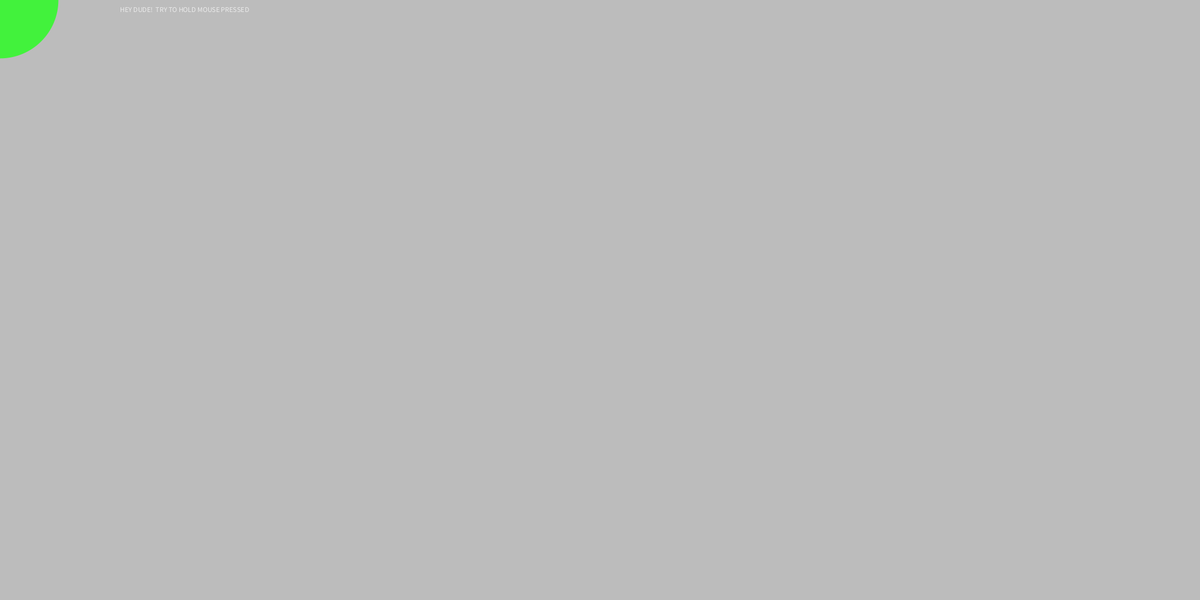
Frame 1 (no input)
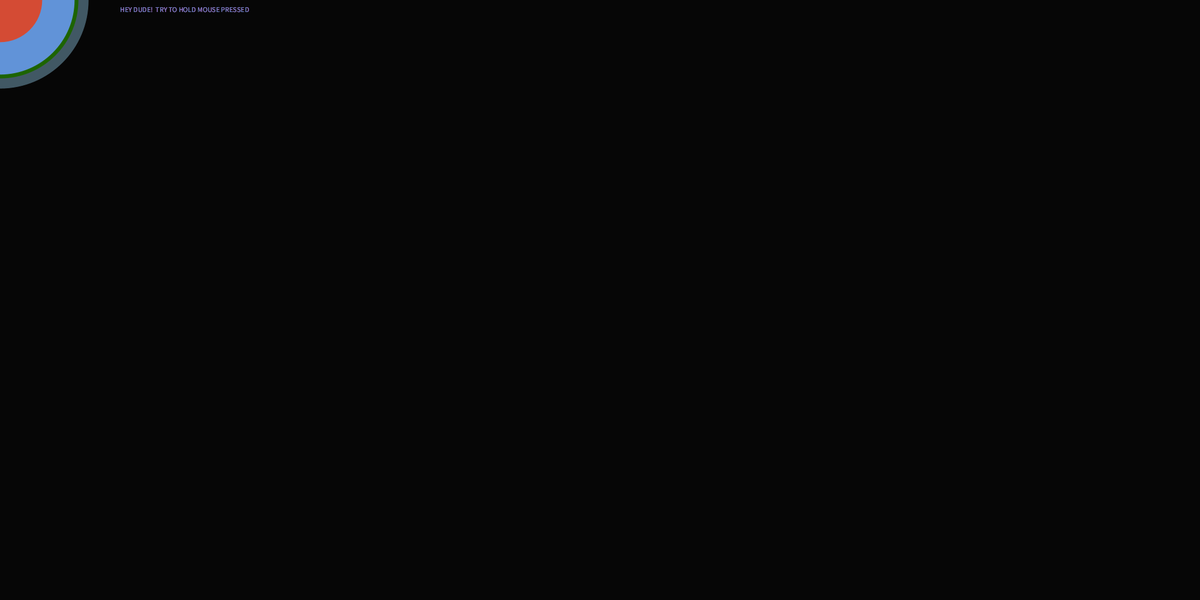
Frame 60 (the mouse pressed at the canvas centre just before this capture)
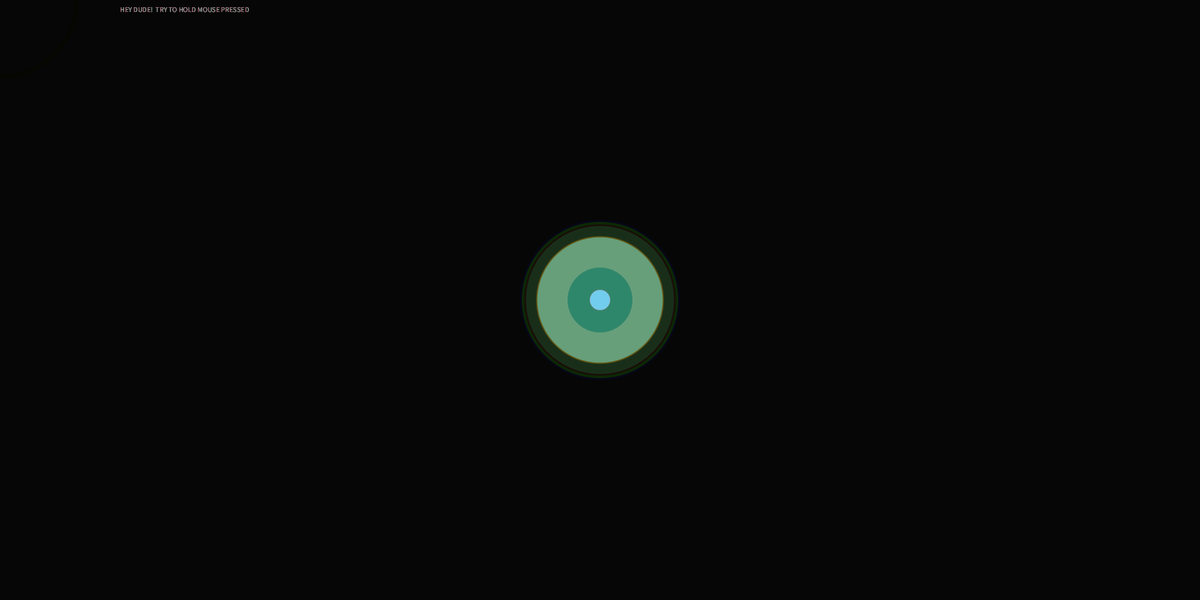
Frame 120 (the mouse held since frame 60 and released just before this capture)

The Processing sketch that drew these frames (run headless with seeded random() and noise(); from frame 60 on, the mouse is pressed at the canvas centre):

// Processing sketch: processing_97651
// ── processing_97651.pde

float mida=random(2,300);
float reduccio=300;
void setup(){
  size(2000,1000);
}

void draw(){
text("HEY DUDE!  TRY TO HOLD MOUSE PRESSED",200,20);
 noStroke();
  fill(0,20);
  rect(0,0,width,height);
 
  fill(random(255),random(255),random(255));
  ellipse(mouseX,mouseY,mida,mida);
  if(mousePressed){
  mida=random(1,reduccio);
  reduccio-=1;
}else{
  mida=random(300);
  reduccio=300;
}
if (mida<2){
  mida=0;
}
}
